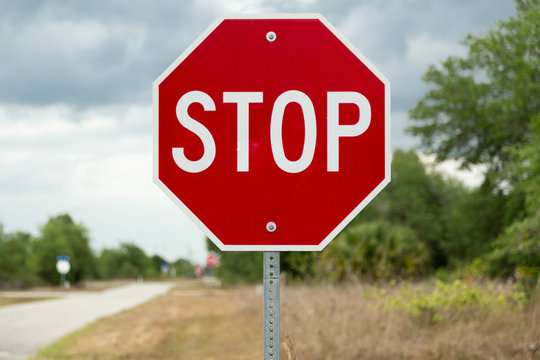
#> input picture Lab4_Image_Filtering/stopsign.jpeg, 540 x 360 px
$ jupyter execute Lab4.ipynb   (shell and % lines are left out)   (older library calls are emulated)
#> lines starting #> are read from the running program, lines starting #| are printed output that depends on the picture
<a href="https://colab.research.google.com/github/naorJR/IP-Labs/blob/ortra/Lab%204/Lab4.ipynb" target="_parent"></a>

 # <center> Lab 4 – Image Filtering


Student IDs: 301613501, 208560086

**Mount to Google Drive**

[cell 1]
from google.colab import drive
drive.mount('/content/drive/')

**Change working directory to lab folder**

[cell 2]
%cd '/content/drive/My Drive/IP Labs/4'
import os
path = os.getcwd()
print('path: ' + path)

**Import the necessary libraries for Lab 4:**

[cell 3]
import numpy as np
from numpy import fft
import cv2
import matplotlib.pylab as plt
from skimage import transform,io,filters
from skimage.filters import unsharp_mask
from scipy import signal,ndimage

Load and display an image of your choice as a **grayscale** image:

[cell 4]
import matplotlib.pyplot as plt
from skimage import img_as_ubyte
from skimage import transform,io,color

img = color.rgb2gray(io.imread('stopsign.jpeg'))
img = img_as_ubyte(img)
print ('Image shape: {}\nImage data type: {}'.format(img.shape,img.dtype))
#| Image shape: (360, 540)
#| Image data type: uint8
plt.imshow(img, cmap = 'gray')
plt.xticks([]), plt.yticks([])  # to hide tick values on X & Y axis
plt.show()

#### **Follow the instructions in each section:**

___
### Part 1 – DFT Properties
___

Use the supplied function *dft_demo()* :

[cell 5]
def dft_demo():
    # Demonstration of effect of the "fftshift" command on the amplitude and on the spectrum of the image.
    #-----------------------------------------------------------------------------------------------------#
    N1 = 100; N2=100; M1=20; M2=20
    A = np.zeros([N1,N2])
    A[(N1-M1)//2:(N1+M1)//2,(N2-M2)//2:(N2+M2)//2]=255
    B = np.fft.fft2(A)
    log_magnitude_B= 20*np.log(np.abs(B)+1) # add 1 - in order to prevent log(0)
    B_fftshift=np.fft.fftshift(B)
    log_magnitude_B_fftshift= 20*np.log(np.abs(B_fftshift)+1)

    fig, axes = plt.subplots(nrows=1, ncols=3, figsize=(8, 8))
    ax = axes.ravel()
    ax[0].imshow(A, cmap='gray')
    ax[0].set_title('The original image'), ax[0].axis('off')
    ax[1].imshow(log_magnitude_B, cmap='gray')
    ax[1].set_title('|DFT(a)| [dB]')
    ax[2].imshow(log_magnitude_B_fftshift, cmap='gray')
    ax[2].set_title('|DFT(a)| [dB] + fftshift')
    plt.tight_layout()

    # Linearity - 3 demonstrations (two horizontal boxes, two vertical boxes and four boxes)
    #----------------------------------------------------------------------------------------------------#
    # Two horizontal boxes
    delta=40
    A2_hor=np.zeros([N1,N2])
    A2_hor[(N1-M1)//2:(N1+M1)//2,(N2-delta-M2)//2:(N2-delta+M2)//2]=255
    A2_hor[(N1-M1)//2:(N1+M1)//2,(N2+delta-M2)//2:(N2+delta+M2)//2]=255
    B2_hor=np.fft.fft2(A2_hor)
    B2_hor_magnitude = 20*np.log(np.abs(np.fft.fftshift(B2_hor))+1)

    fig, axes = plt.subplots(nrows=2, ncols=2, figsize=(6, 6))
    ax = axes.ravel()
    ax[0].imshow(A, cmap='gray')
    ax[0].set_title('One box'), ax[0].axis('off')
    ax[1].imshow(log_magnitude_B_fftshift, cmap='gray')
    ax[1].set_title('|DFT{One box}| [dB]')
    ax[2].imshow(A2_hor, cmap='gray')
    ax[2].set_title('Two horizontal boxes'), ax[2].axis('off')
    ax[3].imshow(B2_hor_magnitude, cmap='gray')
    ax[3].set_title('|DFT{Two horizontal boxes}|[dB]')
    plt.tight_layout()

    # Two vertical boxes
    A2_ver=np.zeros([N1,N2])
    A2_ver[(N1-delta-M1)//2:(N1-delta+M1)//2,(N2-M2)//2:(N2+M2)//2]=255
    A2_ver[(N1+delta-M1)//2:(N1+delta+M1)//2,(N2-M2)//2:(N2+M2)//2]=255
    B2_ver=np.fft.fft2(A2_ver)
    B2_ver_magnitude = 20*np.log(np.abs(np.fft.fftshift(B2_ver))+1)

    fig, axes = plt.subplots(nrows=1, ncols=2, figsize=(6, 6))
    ax = axes.ravel()
    ax[0].imshow(A2_ver, cmap='gray')
    ax[0].set_title('Two vertical boxes'), ax[0].axis('off')
    ax[1].imshow(B2_ver_magnitude, cmap='gray')
    ax[1].set_title('|DFT{Two vertical boxes}|[dB]')
    plt.tight_layout()

    # Four boxes
    A4=np.zeros([N1,N2])
    A4[(N1-delta-M1)//2:(N1-delta+M1)//2,(N2-delta-M2)//2:(N2-delta+M2)//2]=255
    A4[(N1+delta-M1)//2:(N1+delta+M1)//2,(N2-delta-M2)//2:(N2-delta+M2)//2]=255
    A4[(N1-delta-M1)//2:(N1-delta+M1)//2,(N2+delta-M2)//2:(N2+delta+M2)//2]=255
    A4[(N1+delta-M1)//2:(N1+delta+M1)//2,(N2+delta-M2)//2:(N2+delta+M2)//2]=255
    B4=np.fft.fft2(A4)
    B4_magnitude = 20*np.log(np.abs(np.fft.fftshift(B4))+1)

    fig, axes = plt.subplots(nrows=1, ncols=2, figsize=(6, 6))
    ax = axes.ravel()
    ax[0].imshow(A4, cmap='gray')
    ax[0].set_title('Four boxes'), ax[0].axis('off')
    ax[1].imshow(B4_magnitude, cmap='gray')
    ax[1].set_title('|DFT{Four boxes}|[dB]')
    plt.tight_layout()

    # Scaling (reduction and enlargement)
    #----------------------------------------------------------------------------------------------------#
    # Reduction
    M1_small=10; M2_small=10
    A_small = np.zeros([N1,N2])
    A_small[(N1-M1_small)//2:(N1+M1_small)//2,(N2-M2_small)//2:(N2+M2_small)//2]=255
    B_small = np.fft.fft2(A_small)
    log_magnitude_B_small= 20*np.log(np.abs(np.fft.fftshift(B_small))+1)

    # Enlargement
    M1_large=40; M2_large=40
    A_large = np.zeros([N1,N2])
    A_large[(N1-M1_large)//2:(N1+M1_large)//2,(N2-M2_large)//2:(N2+M2_large)//2]=255
    B_large = np.fft.fft2(A_large)
    log_magnitude_B_large= 20*np.log(np.abs(np.fft.fftshift(B_large))+1)

    fig, axes = plt.subplots(nrows=2, ncols=2, figsize=(6, 6))
    ax = axes.ravel()
    ax[0].imshow(A_small, cmap='gray')
    ax[0].set_title('Reduced image'), ax[0].axis('off')
    ax[1].imshow(log_magnitude_B_small, cmap='gray')
    ax[1].set_title('|DFT{Reduced A}| [dB]')
    ax[2].imshow(A_large, cmap='gray')
    ax[2].set_title('Enlarged image'), ax[2].axis('off')
    ax[3].imshow(log_magnitude_B_large, cmap='gray')
    ax[3].set_title('|DFT{Enlarged A}|[dB]')
    plt.tight_layout()

    # Rotation
    #----------------------------------------------------------------------------------------------------#
    theta = 45 #in degrees
    A_rotate = transform.rotate(A, angle=theta)
    B_rotate = np.fft.fft2(A_rotate)
    log_magnitude_B_rotate= 20*np.log(np.abs(np.fft.fftshift(B_rotate))+1)

    fig, axes = plt.subplots(nrows=1, ncols=2, figsize=(6, 6))
    ax = axes.ravel()
    ax[0].imshow(A_rotate, cmap='gray')
    ax[0].set_title('Rotated image'), ax[0].axis('off')
    ax[1].imshow(log_magnitude_B_rotate, cmap='gray')
    ax[1].set_title('|DFT{Rotated A}|[dB]')
    plt.tight_layout()

[cell 6]
dft_demo()

* Observe the following properties and demonstrations from the *dft_demo()*:
  * fftshift command.
  * Linearity.
  * Scaling.
  * Rotation.

**1. Add a short explanation of each of the observations above.**

Insert your explanation here

#### Answer 1
---
**fftshift** - The fftshift function is a utility function that rearranges the frequency components of a discrete Fourier transform (DFT) so that the zero frequency component is at the center of the spectrum. In the demo above we can see easily how this function shifts the "DC" components from the margines to the center. One more thing that stands out is the the duplication and the conjugate properties of the DFT.

**Linearity** - Here, we can see from the center of the spectrum that the basis image of the lower frequencies is devided by the number of rectengulars.

**Scaling** - We can see the DFT (inverse ration) scaling property by this demo. when the original image scalled up, the DFT reduced. and the same for the other direction.

**Rotation** - As we learned in the class, the DFT rotated by the same angle of the original image.

---

**2. Generate the DFT transform of the image of your choice.** \\
  Show the 3 following plots: Your image, the regular transformation without *fftshift* and transformation with the *fftshift* function.

[cell 7]
ft = fft.fft2(img)
log_mag_ft = 20*np.log(np.abs(ft)+1) # add 1 - in order to prevent log(0)

ft_shift = fft.fftshift(ft)
log_mag_ft_shift = 20*np.log(np.abs(ft_shift)+1)

fig, ax = plt.subplots(nrows=1, ncols=3, figsize=(10, 10))
ax = ax.ravel()

ax[0].imshow(img, cmap='gray')
ax[0].set_title('The original image'), ax[0].axis('on')
ax[1].imshow(log_mag_ft, cmap='gray')
ax[1].set_title('|DFT(img)| [dB]')
ax[2].imshow(log_mag_ft_shift, cmap='gray')
ax[2].set_title('|DFT(img)| [dB] + fftshift')
plt.tight_layout()
plt.show()

**3. Test the following properties on your image and show the effects on its DFT:**

  * Scaling: factors - **½ and 2**
  * Rotation: by **30 and 45 degrees**

__Notes__:
1.      for your image the scaling property should be implemented differently than in the demo (you can use the function *transform.rescale*).
2.   Use zero padding as needed prior to DFT computations.

[cell 8]
img_width = img.shape[0]
img_height = img.shape[1]


img_fact2x0 = np.pad(transform.resize(img, (2*img_width, 2*img_height)), pad_width=1)
img_fact0x5 = np.pad(transform.resize(img, (0.5*img_width, 0.5*img_height)), pad_width=1)
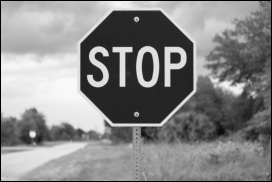
#> img_fact0x5: shape (182, 272) float64; min 0, max 0.982, mean 0.533
img_rot30 = np.pad(transform.rotate(img, 30), pad_width=1)
img_rot45 = np.pad(transform.rotate(img, 45), pad_width=1)
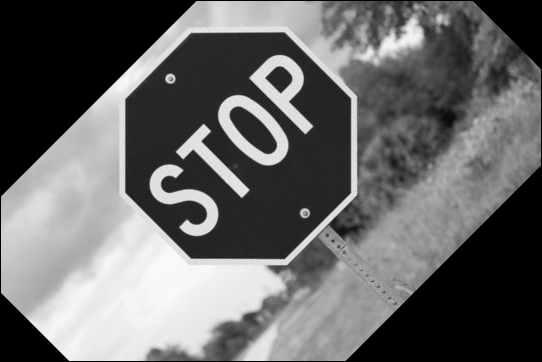
#> img_rot45: shape (362, 542) float64; min 0, max 0.987, mean 0.409

img_fact2x0_ft = fft.fft2(img_fact2x0)
img_fact0x5_ft = fft.fft2(img_fact0x5)
img_rot30_ft = fft.fft2(img_rot30)
img_rot45_ft = fft.fft2(img_rot45)

log_magnitude_img_fact2x0_ft = 20*np.log(np.abs(img_fact2x0_ft)+1)
log_magnitude_img_fact0x5_ft = 20*np.log(np.abs(img_fact0x5_ft)+1)
log_magnitude_img_rot30_ft = 20*np.log(np.abs(img_rot30_ft)+1)
log_magnitude_img_rot45_ft = 20*np.log(np.abs(img_rot45_ft)+1)
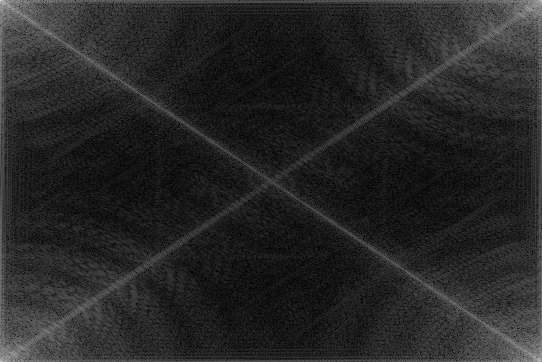
#> log_magnitude_img_rot45_ft: shape (362, 542) float64; min 0.253, max 225.9, mean 38.8

img_fact2x0_ft_shift = 20*np.log(np.abs(fft.fftshift(img_fact2x0_ft))+1)
img_fact0x5_ft_shift = 20*np.log(np.abs(fft.fftshift(img_fact0x5_ft))+1)
img_rot30_ft_shift = 20*np.log(np.abs(fft.fftshift(img_rot30_ft))+1)
img_rot45_ft_shift = 20*np.log(np.abs(fft.fftshift(img_rot45_ft))+1)
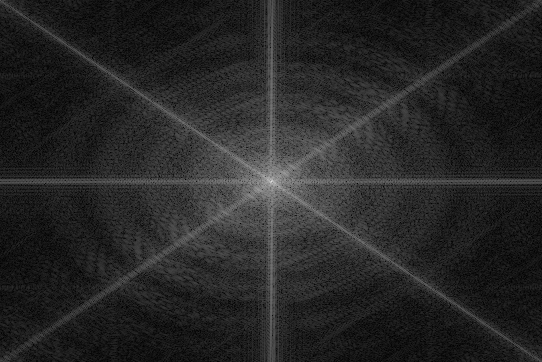
#> img_rot45_ft_shift: shape (362, 542) float64; min 0.253, max 225.9, mean 38.8

fig1, ax1 = plt.subplots(nrows=3, ncols=5, figsize=(20, 10))
ax1 = ax1.ravel()


ax1[0].imshow(img, cmap='gray')
ax1[0].set_title('Original Size'), ax[0].axis('on')
ax1[1].imshow(img_fact0x5, cmap='gray')
ax1[1].set_title('Scaling x0.5')
ax1[2].imshow(img_fact2x0, cmap='gray')
ax1[2].set_title('Scaling x2')
ax1[3].imshow(img_rot30, cmap='gray')
ax1[3].set_title('Rotation 30')
ax1[4].imshow(img_rot45, cmap='gray')
ax1[4].set_title('Rotation 45')

ax1[5].imshow(log_mag_ft, cmap='gray')
ax1[5].set_title('|DFT(img)| [dB]'), ax[0].axis('on')
ax1[6].imshow(log_magnitude_img_fact0x5_ft, cmap='gray')
ax1[6].set_title('|DFT(img_x0.5)| [dB]')
ax1[7].imshow(log_magnitude_img_fact2x0_ft, cmap='gray')
ax1[7].set_title('|DFT(img_x2)| [dB]')
ax1[8].imshow(log_magnitude_img_rot30_ft, cmap='gray')
ax1[8].set_title('|DFT(img_30)| [dB]')
ax1[9].imshow(log_magnitude_img_rot45_ft, cmap='gray')
ax1[9].set_title('|DFT(img_45)| [dB]')

ax1[10].imshow(log_mag_ft_shift, cmap='gray')
ax1[10].set_title('|DFT(img)| [dB] + fftshift'), ax[0].axis('on')
ax1[11].imshow(img_fact0x5_ft_shift, cmap='gray')
ax1[11].set_title('|DFT(img_x0.5)| [dB] + fftshift')
ax1[12].imshow(img_fact2x0_ft_shift, cmap='gray')
ax1[12].set_title('|DFT(img_x2)| [dB] + fftshift')
ax1[13].imshow(img_rot30_ft_shift, cmap='gray')
ax1[13].set_title('|DFT(img_40)| [dB] + fftshift')
ax1[14].imshow(img_rot45_ft_shift, cmap='gray')
ax1[14].set_title('|DFT(img_45)| [dB] + fftshift')

plt.tight_layout()
plt.show()

Explain your results here.

#### Answer 2
---
First, we'd like to noteice that it is much easy to analyze the results after the fft shifting.

Our original image have a symetric octagon in the center, so the 2 major thisgs that stand out from this demonstration are
1. We have 8 rays that reprecent the main shape.
2. The DFT is also symetric like the shape in the original image.

We can also say that the scaling property of the DFT is conspicuous, compared to the original image.

As a result of our uniqe shape in the image, we can se that it is not very easy to recognize the 45 degrees rotation, while in the the 30 degrees the symetricity of the DFT is broken (because the angle doesn't match the shape angle).

---

**4. Write a function called *mag_phase_exchange(img1,img2)*.**

*   Your function should compute the 2D DFTs of both inpute images, and reconstruct new images *img1_ex*, *img2_ex*, through exchanging the computed DFT magnitudes and phases.
*   Specifically:

>> Retrieve the magnitudes and phases of the DFTs of the inputs images. \\
>> Generate DFT representations of the modified images, through exchanging their magnitudes and phases \\
(i.e., img1_ex <- mag1 + phase2, img2_ex <- mag2 + phase1). \\
>> Reconstruct img1_ex, img2_ex using IDFT. \\

__Notes__:

1.   Both of the images need to be with the same shape. Resize or crop one of the images if it is necessary.

2.   You may need the functions *numpy.abs* and *numpy.angle*

[cell 9]
def mag_phase_exchange(img1,img2):

  img1r = transform.resize(img1, (500, 500))
  img2r = transform.resize(img2, (500, 500))

  ft1 = fft.fft2(img1r)
  ft2 = fft.fft2(img2r)

  mag1 = np.abs(ft1)
  phase1 = np.angle(ft1)

  mag2 = np.abs(ft2)
  phase2 = np.angle(ft2)

  img1_ex = np.abs(fft.ifft2(mag1 * np.exp(1j * phase2)))
  img2_ex = np.abs(fft.ifft2(mag2 * np.exp(1j * phase1)))

  return img1_ex, img2_ex

*   Test your function on 2 images of your choice - display both original and manipulated images. What can be said about the importance of both magnitude and phase of natural images?

[cell 10]
img1 = color.rgb2gray(io.imread('cat.jpg'))
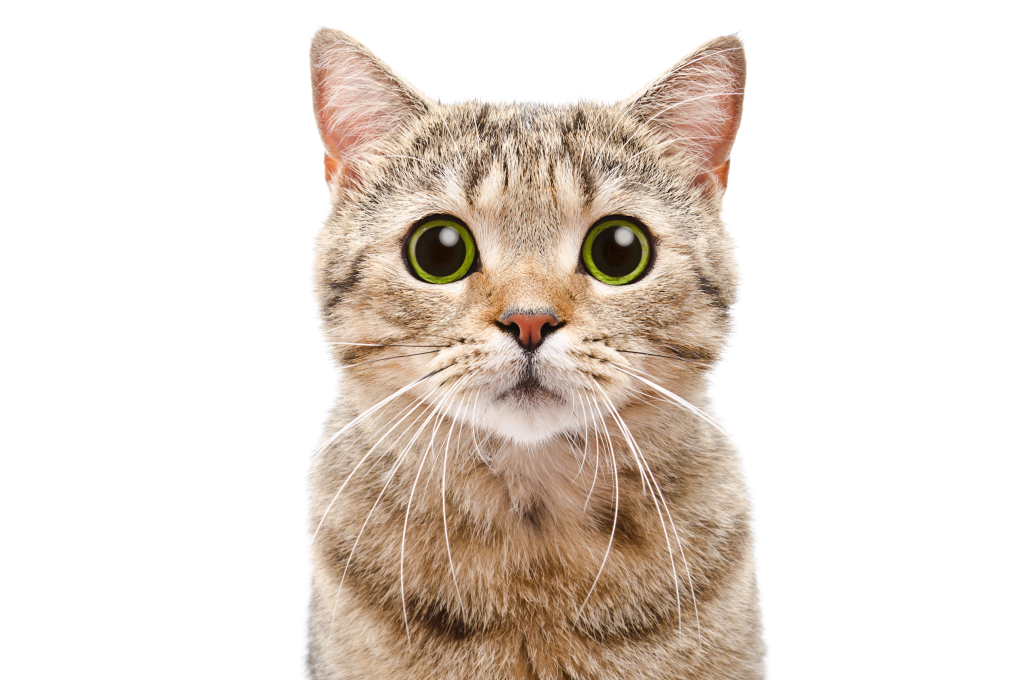
#> input picture Lab4_Image_Filtering/cat.jpg, 4106 x 2720 px (shown at 1/4 size)
img1 = img_as_ubyte(img1)
print ('Image 1\n  shape: {}\n  dtype: {}'.format(img1.shape,img1.dtype))
#| Image 1
#|   shape: (2720, 4106)
#|   dtype: uint8
img2 = color.rgb2gray(io.imread('wall.jpg'))
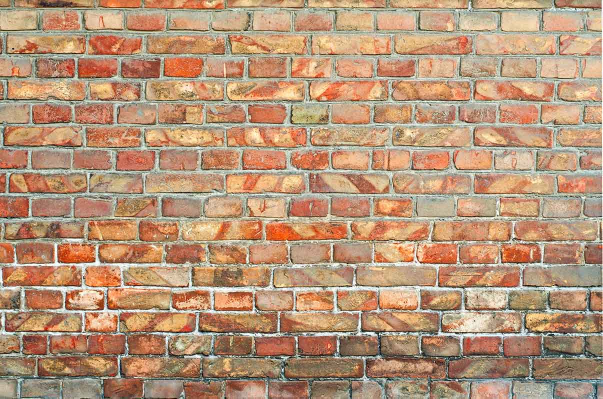
#> input picture Lab4_Image_Filtering/wall.jpg, 1205 x 797 px (shown at 1/2 size)
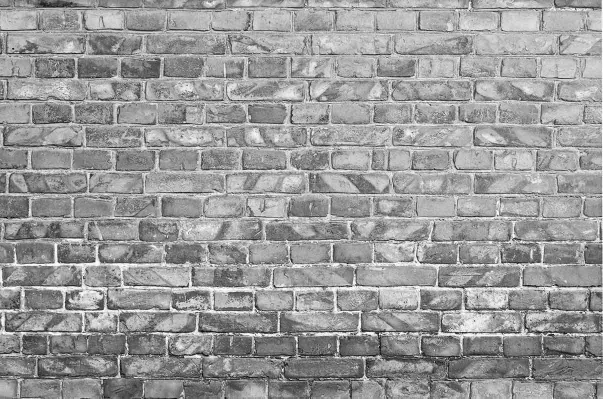
#> img2: shape (797, 1205) float64 (shown at 1/2 size); min 0.000565, max 1, mean 0.604
img2 = img_as_ubyte(img2)
print ('\nImage 2\n  shape: {}\n  dtype: {}'.format(img2.shape,img2.dtype))
#| Image 2
#|   shape: (797, 1205)
#|   dtype: uint8

[cell 11]
img1_ex, img2_ex = mag_phase_exchange(img1,img2)
#> in mag_phase_exchange, `img1r = transform.resize(img1, (500, 500))`:
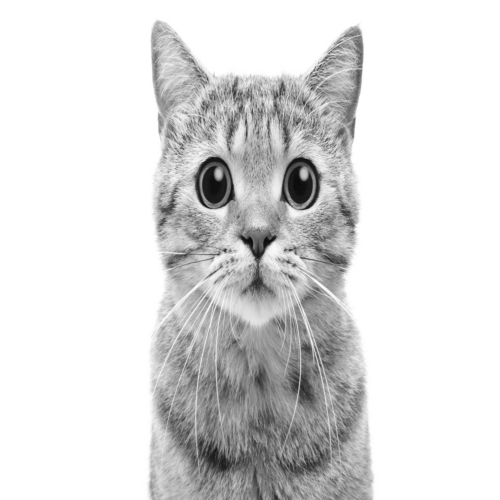
#> img1r: shape (500, 500) float64; min 0.045, max 1, mean 0.865
#> in mag_phase_exchange, `img2r = transform.resize(img2, (500, 500))`:
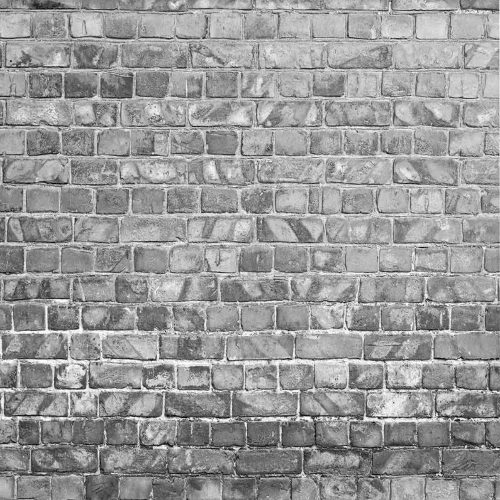
#> img2r: shape (500, 500) float64; min 0.0152, max 0.998, mean 0.604
#> in mag_phase_exchange, `phase1 = np.angle(ft1)`:
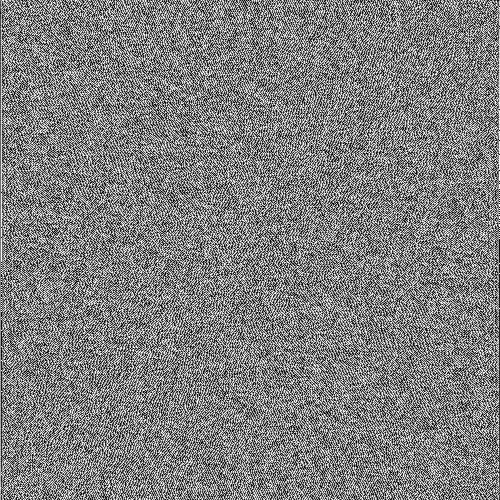
#> phase1: shape (500, 500) float64; min -3.14, max 3.14, mean -1.26e-05; drawn with min black and max white
#> (the rest of the program and of its run is left out)
